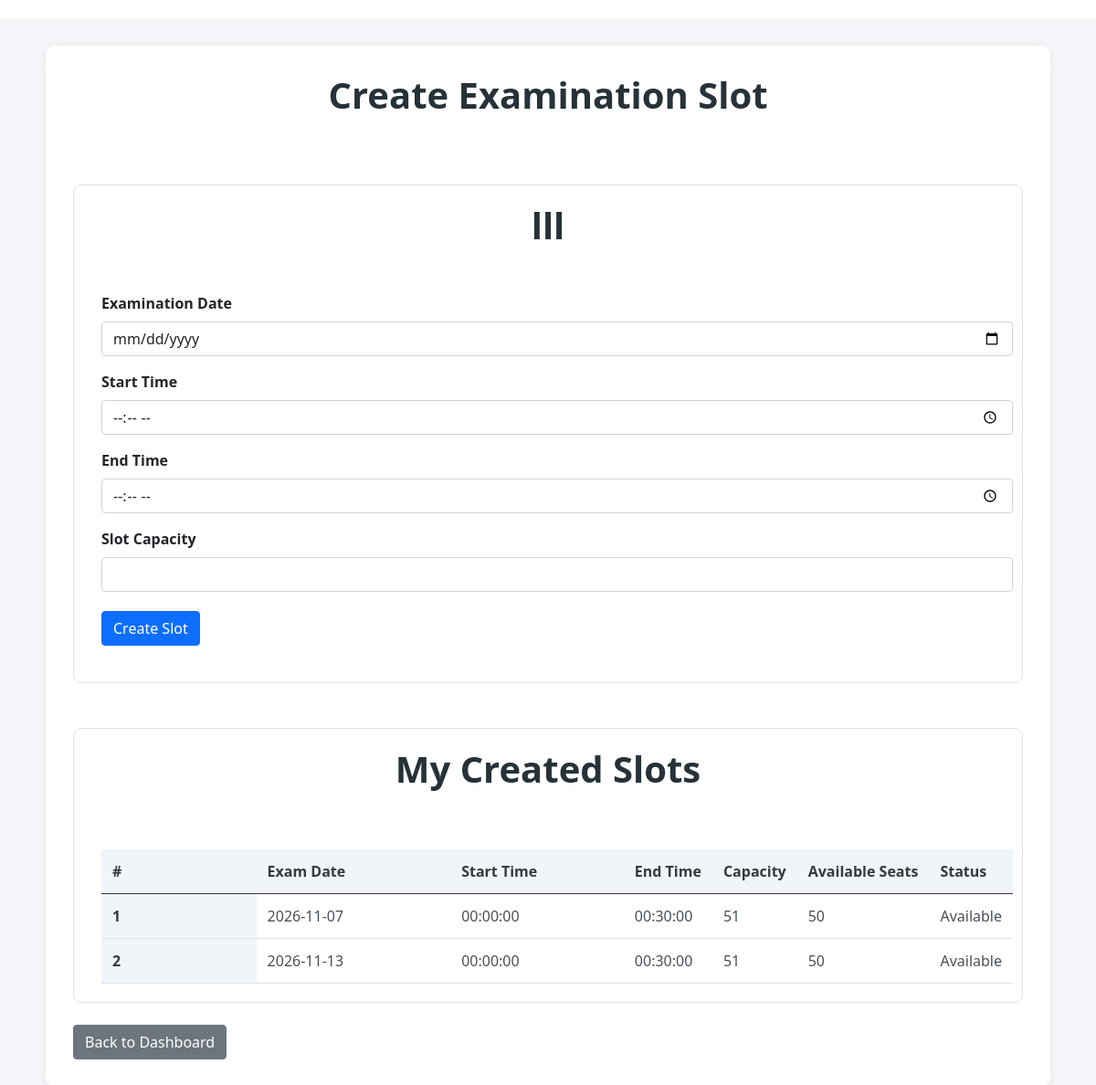
The app's page /examiner_slots/3 (signed in) with its own data.
### application/models.py (models this page shows)
class Examination(db.Model):
    __tablename__ = "examinations"
    id = db.Column(db.Integer, primary_key=True)
    course_id = db.Column(
        db.Integer,
        db.ForeignKey("courses.id"),
        nullable=False
    )
    name = db.Column(db.String(150), nullable=False)
    exam_type = db.Column(db.String(50), nullable=False)
    duration_minutes = db.Column(db.Integer, nullable=False, default=30)
    maximum_marks = db.Column(db.Integer, nullable=False, default=100)
    student_capacity = db.Column(db.Integer, nullable=False, default=100)
    slot_creation_start = db.Column(db.DateTime, nullable=False)
    slot_creation_end = db.Column(db.DateTime, nullable=False)
    booking_start = db.Column(db.DateTime, nullable=False)
    booking_end = db.Column(db.DateTime, nullable=False)
    status = db.Column(db.String(30), default="Published", nullable=False)
    results_published = db.Column(db.Boolean, default=False, nullable=False)
    course = db.relationship(
        "Course",
        back_populates="examinations"
    )
    rubrics = db.relationship(
        "Rubric",
        back_populates="examination",
        cascade="all, delete-orphan"
    )
    slots = db.relationship(
        "ExaminationSlot",
        back_populates="examination",
        cascade="all, delete-orphan"
    )

class ExaminationSlot(db.Model):
    __tablename__ = "examination_slots"
    id = db.Column(db.Integer, primary_key=True)
    examination_id = db.Column(
        db.Integer,
        db.ForeignKey("examinations.id"),
        nullable=False
    )
    examiner_id = db.Column(
        db.Integer,
        db.ForeignKey("users.id"),
        nullable=False
    )
    exam_date = db.Column(db.Date, nullable=False)
    start_time = db.Column(db.Time, nullable=False)
    end_time = db.Column(db.Time, nullable=False)
    capacity = db.Column(db.Integer, nullable=False, default=1)
    status = db.Column(db.String(20), default="Available", nullable=False)
    examination = db.relationship(
        "Examination",
        back_populates="slots"
    )
    examiner = db.relationship("User")
    bookings = db.relationship(
        "Booking",
        back_populates="slot",
        cascade="all, delete-orphan"
    )
    @property
    def booked_count(self):
        return sum(
            booking.status == "Booked"
            for booking in self.bookings
        )
    @property
    def available_seats(self):
        return max(0, self.capacity - self.booked_count)

class Booking(db.Model):
    __tablename__ = "bookings"
    id = db.Column(db.Integer, primary_key=True)
    student_id = db.Column(
        db.Integer,
        db.ForeignKey("users.id"),
        nullable=False
    )
    slot_id = db.Column(
        db.Integer,
        db.ForeignKey("examination_slots.id"),
        nullable=False
    )
    booked_at = db.Column(db.DateTime, default=datetime.utcnow)
    status = db.Column(db.String(20), default="Booked", nullable=False)
    student = db.relationship(
        "User",
        foreign_keys=[student_id]
    )
    slot = db.relationship(
        "ExaminationSlot",
        back_populates="bookings"
    )
    evaluation = db.relationship(
        "Evaluation",
        back_populates="booking",
        uselist=False,
        cascade="all, delete-orphan"
    )
    __table_args__ = (
        db.UniqueConstraint(
            "student_id",
            "slot_id",
            name="unique_student_slot"
        ),
    )

### application/controllers.py (the view, shortened to what this page needs)
    @app.route(
        "/examiner_slots/<int:examination_id>",
        methods=["GET", "POST"]
    )
    @role_required("examiner")
    def examiner_slots(examination_id):
        examiner_id = session["user_id"]
        examination = db.session.get(
            Examination,
            examination_id
        )
        if examination is None:
            return redirect(
                url_for("examiner_dashboard")
            )
        slots = ExaminationSlot.query.filter_by(
            examiner_id=examiner_id,
            examination_id=examination_id
        ).order_by(
            ExaminationSlot.exam_date,
            ExaminationSlot.start_time
        ).all()
        return render_template(
            "examiner_slots.html",
            examination=examination,
            slots=slots,
            today=date.today().isoformat()
        )

### templates/examiner_slots.html (shortened to what this page needs)
<!DOCTYPE html>
<html lang="en">
<head>
    <link rel="stylesheet" href="/static/style.css">
    <link href="https://cdn.jsdelivr.net/npm/bootstrap@5.0.2/dist/css/bootstrap.min.css" rel="stylesheet">
</head>
<body>
    <div id="c">
        <div id="dashb">
            <h1>Create Examination Slot</h1>
            <br>
            <div id="gui_d">
                <h1>{{ examination.name }}</h1>
                <br>
                <div id="gui_d1">
                    <form method="POST">
                        <div class="mb-3">
                            <label class="form-label">Examination Date</label>
                            <input type="date"
                                   class="form-control"
                                   name="exam_date"
                                   min="{{ today }}"
                                   required>
                        </div>
                        <div class="mb-3">
                            <label class="form-label">Start Time</label>
                            <input type="time"
                                   class="form-control"
                                   name="start_time"
                                   required>
                        </div>
                        <div class="mb-3">
                            <label class="form-label">End Time</label>
                            <input type="time"
                                   class="form-control"
                                   name="end_time"
                                   required>
                        </div>
                        <div class="mb-3">
                            <label class="form-label">Slot Capacity</label>
                            <input type="number"
                                   class="form-control"
                                   name="capacity"
                                   min="1"
                                   max="{{ examination.student_capacity }}"
                                   required>
                        </div>
                        <button type="submit" class="btn btn-primary">
                            Create Slot
                        </button>
                    </form>
                </div>
            </div>
            <br>
            <div id="gui_d">
                <h1>My Created Slots</h1>
                <br>
                <div id="gui_d1">
                    <table class="table">
                        <thead>
                            <tr>
                                <th>#</th>
                                <th>Exam Date</th>
                                <th>Start Time</th>
                                <th>End Time</th>
                                <th>Capacity</th>
                                <th>Available Seats</th>
                                <th>Status</th>
                            </tr>
                        </thead>
                        <tbody>
                            {% for slot in slots %}
                            <tr>
                                <th>{{ loop.index }}</th>
                                <td>{{ slot.exam_date }}</td>
                                <td>{{ slot.start_time }}</td>
                                <td>{{ slot.end_time }}</td>
                                <td>{{ slot.capacity }}</td>
                                <td>{{ slot.available_seats }}</td>
                                <td>{{ slot.status }}</td>
                            </tr>
                            {% else %}
                            <tr>
                                <td colspan="7">
                                    No slots created for this examination.
                                </td>
                            </tr>
                            {% endfor %}
                        </tbody>
                    </table>
                </div>
            </div>
            <br>
            <button type="button"
                    class="btn btn-secondary"
                    onclick="window.location.href='{{ url_for('examiner_dashboard') }}'">
                Back to Dashboard
            </button>
        </div>
    </div>
</body>
</html>

### static/style.css (style rules this page uses)
* { margin: 0px; box-sizing: border-box; }
body { font-family: Arial, sans-serif; background-color: #f5f5f5; }
#dashb { padding: 10px; }
#gui_d1 { margin-left: 10px; margin-right: 10px; }
#c { width: 95%; margin: 20px auto; min-height: 90vh; }
#dashb { padding: 20px; background-color: white; border-radius: 10px; box-shadow: 0px 2px 10px rgba(0, 0, 0, 0.08); }
#dashb h1 { margin-bottom: 10px; color: #222; }
form { margin-bottom: 20px; }
.form-label { font-weight: 600; }
.form-control, .form-select { border-radius: 5px; padding: 9px; }
.btn { border-radius: 5px; }
.btn-primary { margin-top: 5px; }
.table { margin-top: 15px; background-color: white; vertical-align: middle; }
.table th { font-weight: bold; white-space: nowrap; }
.table td { padding: 12px; }
#c { width: 100%; min-height: 100vh; padding: 30px; background-color: #f4f6f9; }
#dashb { max-width: 1100px; margin: auto; padding: 30px; background-color: white; border-radius: 10px; box-shadow: 0 2px 12px rgba(0, 0, 0, 0.08); }
#dashb h1 { text-align: center; color: #263238; font-weight: bold; margin-bottom: 25px; }
#gui_d { margin-top: 25px; padding: 20px; background-color: #ffffff; border: 1px solid #dee2e6; border-radius: 8px; }
#gui_d1 { width: 100%; overflow-x: auto; }
#gui_d1 table { width: 100%; margin-bottom: 0; }
#gui_d1 table th { width: 35%; background-color: #f1f4f8; color: #343a40; padding: 12px; }
#gui_d1 table td { padding: 12px; color: #495057; }

### records on screen
Examination: name "lll"
ExaminationSlot: exam_date "2026-11-07", start_time "00:00:00", end_time "00:30:00", capacity "51", available_seats "50", status "Available"
ExaminationSlot: exam_date "2026-11-13", start_time "00:00:00", end_time "00:30:00", capacity "51", available_seats "50", status "Available"
